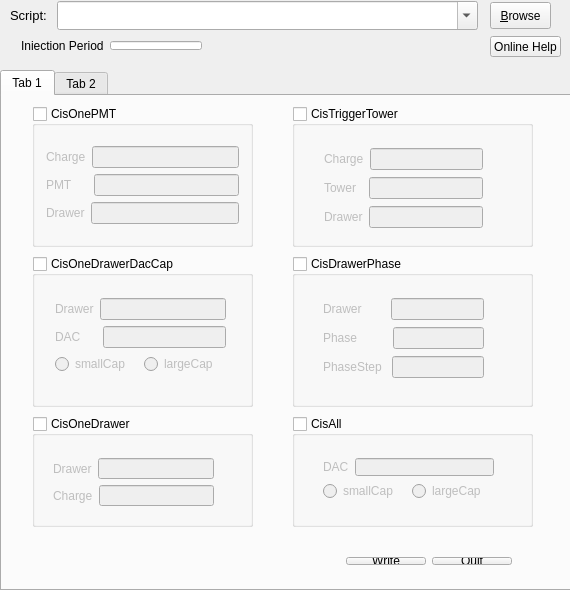
<ui version="4.0" >
 <class>TileCISPanel</class>
 <widget class="QWidget" name="TileCISPanel" >
  <property name="geometry" >
   <rect>
    <x>0</x>
    <y>0</y>
    <width>570</width>
    <height>590</height>
   </rect>
  </property>
  <property name="windowTitle" >
   <string>TileCISPanel</string>
  </property>
  <widget class="QTabWidget" name="tabCISPanel" >
   <property name="geometry" >
    <rect>
     <x>0</x>
     <y>70</y>
     <width>571</width>
     <height>521</height>
    </rect>
   </property>
   <property name="toolTip" >
    <string/>
   </property>
   <property name="currentIndex" >
    <number>0</number>
   </property>
   <widget class="QWidget" name="tab" >
    <attribute name="title" >
     <string>Tab 1</string>
    </attribute>
    <widget class="QGroupBox" name="groupOnePMT" >
     <property name="geometry" >
      <rect>
       <x>30</x>
       <y>10</y>
       <width>221</width>
       <height>141</height>
      </rect>
     </property>
     <property name="toolTip" >
      <string>Inject charge in a single PMT</string>
     </property>
     <property name="title" >
      <string>CisOnePMT</string>
     </property>
     <property name="checkable" >
      <bool>true</bool>
     </property>
     <property name="checked" >
      <bool>false</bool>
     </property>
     <layout class="QVBoxLayout" name="verticalLayout_12" >
      <item>
       <layout class="QVBoxLayout" name="verticalLayout_5" >
        <item>
         <layout class="QHBoxLayout" name="horizontalLayout_5" >
          <item>
           <widget class="QLabel" name="label" >
            <property name="text" >
             <string>Charge</string>
            </property>
           </widget>
          </item>
          <item>
           <widget class="QLineEdit" name="lineChargeOnePMT" >
            <property name="toolTip" >
             <string>Set the charge (0 - 800) pC</string>
            </property>
            <property name="layoutDirection" >
             <enum>Qt::RightToLeft</enum>
            </property>
            <property name="inputMask" >
             <string/>
            </property>
            <property name="cursorPosition" >
             <number>0</number>
            </property>
           </widget>
          </item>
         </layout>
        </item>
        <item>
         <layout class="QHBoxLayout" name="horizontalLayout_6" >
          <item>
           <widget class="QLabel" name="label_2" >
            <property name="text" >
             <string>PMT     </string>
            </property>
           </widget>
          </item>
          <item>
           <widget class="QLineEdit" name="linePMTOnePMT" >
            <property name="layoutDirection" >
             <enum>Qt::RightToLeft</enum>
            </property>
           </widget>
          </item>
         </layout>
        </item>
        <item>
         <layout class="QHBoxLayout" name="horizontalLayout_7" >
          <item>
           <widget class="QLabel" name="label_3" >
            <property name="text" >
             <string>Drawer</string>
            </property>
           </widget>
          </item>
          <item>
           <widget class="QLineEdit" name="lineDrawerOnePMT" >
            <property name="layoutDirection" >
             <enum>Qt::RightToLeft</enum>
            </property>
           </widget>
          </item>
         </layout>
        </item>
       </layout>
      </item>
     </layout>
    </widget>
    <widget class="QGroupBox" name="groupAll" >
     <property name="geometry" >
      <rect>
       <x>290</x>
       <y>320</y>
       <width>241</width>
       <height>111</height>
      </rect>
     </property>
     <property name="toolTip" >
      <string>Inject charge in all partition</string>
     </property>
     <property name="title" >
      <string>CisAll</string>
     </property>
     <property name="checkable" >
      <bool>true</bool>
     </property>
     <property name="checked" >
      <bool>false</bool>
     </property>
     <widget class="QWidget" name="layoutWidget" >
      <property name="geometry" >
       <rect>
        <x>20</x>
        <y>31</y>
        <width>193</width>
        <height>64</height>
       </rect>
      </property>
      <layout class="QVBoxLayout" name="verticalLayout_4" >
       <item>
        <layout class="QHBoxLayout" name="horizontalLayout" >
         <item>
          <widget class="QLabel" name="label_12" >
           <property name="text" >
            <string>DAC</string>
           </property>
          </widget>
         </item>
         <item>
          <widget class="QLineEdit" name="lineDACAll" >
           <property name="toolTip" >
            <string>Set the Charge in DAC Value (0-1023)</string>
           </property>
           <property name="layoutDirection" >
            <enum>Qt::RightToLeft</enum>
           </property>
          </widget>
         </item>
        </layout>
       </item>
       <item>
        <layout class="QHBoxLayout" name="horizontalLayout_17" >
         <item>
          <widget class="QRadioButton" name="radioButton_smallCapAll" >
           <property name="toolTip" >
            <string>Charge and Discharge in the 5.2pF Capacitor</string>
           </property>
           <property name="text" >
            <string>smallCap</string>
           </property>
          </widget>
         </item>
         <item>
          <widget class="QRadioButton" name="radioButton_largeCapAll" >
           <property name="toolTip" >
            <string>Charge and Discharge in the 100pF Capacitor</string>
           </property>
           <property name="text" >
            <string>largeCap</string>
           </property>
          </widget>
         </item>
        </layout>
       </item>
      </layout>
     </widget>
    </widget>
    <widget class="QGroupBox" name="groupOneDrawer" >
     <property name="geometry" >
      <rect>
       <x>30</x>
       <y>320</y>
       <width>221</width>
       <height>111</height>
      </rect>
     </property>
     <property name="toolTip" >
      <string>Inject charge in a drawer</string>
     </property>
     <property name="title" >
      <string>CisOneDrawer</string>
     </property>
     <property name="checkable" >
      <bool>true</bool>
     </property>
     <property name="checked" >
      <bool>false</bool>
     </property>
     <widget class="QWidget" name="layoutWidget_3" >
      <property name="geometry" >
       <rect>
        <x>10</x>
        <y>31</y>
        <width>183</width>
        <height>70</height>
       </rect>
      </property>
      <layout class="QVBoxLayout" name="verticalLayout_3" >
       <item>
        <layout class="QHBoxLayout" name="horizontalLayout_2" >
         <item>
          <widget class="QLabel" name="label_4" >
           <property name="text" >
            <string>Drawer</string>
           </property>
          </widget>
         </item>
         <item>
          <widget class="QLineEdit" name="lineDrawerOneDrawer" >
           <property name="layoutDirection" >
            <enum>Qt::RightToLeft</enum>
           </property>
          </widget>
         </item>
        </layout>
       </item>
       <item>
        <layout class="QHBoxLayout" name="horizontalLayout_3" >
         <item>
          <widget class="QLabel" name="label_5" >
           <property name="text" >
            <string>Charge</string>
           </property>
          </widget>
         </item>
         <item>
          <widget class="QLineEdit" name="lineChargeOneDrawer" >
           <property name="toolTip" >
            <string>Set the charge (0 - 800) pC</string>
           </property>
           <property name="layoutDirection" >
            <enum>Qt::RightToLeft</enum>
           </property>
          </widget>
         </item>
        </layout>
       </item>
      </layout>
     </widget>
    </widget>
    <widget class="QGroupBox" name="groupTriggerTower" >
     <property name="geometry" >
      <rect>
       <x>290</x>
       <y>10</y>
       <width>241</width>
       <height>141</height>
      </rect>
     </property>
     <property name="toolTip" >
      <string>Inject charge in a specific TriggerTower</string>
     </property>
     <property name="title" >
      <string>CisTriggerTower</string>
     </property>
     <property name="checkable" >
      <bool>true</bool>
     </property>
     <property name="checked" >
      <bool>false</bool>
     </property>
     <widget class="QWidget" name="layoutWidget" >
      <property name="geometry" >
       <rect>
        <x>21</x>
        <y>30</y>
        <width>181</width>
        <height>107</height>
       </rect>
      </property>
      <layout class="QVBoxLayout" name="verticalLayout_10" >
       <item>
        <layout class="QHBoxLayout" name="horizontalLayout_30" >
         <item>
          <widget class="QLabel" name="label_28" >
           <property name="text" >
            <string>Charge</string>
           </property>
          </widget>
         </item>
         <item>
          <widget class="QLineEdit" name="lineChargeTriggerTower" >
           <property name="toolTip" >
            <string>Set the charge (0 - 800) pC</string>
           </property>
           <property name="layoutDirection" >
            <enum>Qt::RightToLeft</enum>
           </property>
          </widget>
         </item>
        </layout>
       </item>
       <item>
        <layout class="QHBoxLayout" name="horizontalLayout_29" >
         <item>
          <widget class="QLabel" name="label_27" >
           <property name="text" >
            <string>Tower  </string>
           </property>
          </widget>
         </item>
         <item>
          <widget class="QLineEdit" name="lineTowerTriggerTower" >
           <property name="layoutDirection" >
            <enum>Qt::RightToLeft</enum>
           </property>
          </widget>
         </item>
        </layout>
       </item>
       <item>
        <layout class="QHBoxLayout" name="horizontalLayout_28" >
         <item>
          <widget class="QLabel" name="label_26" >
           <property name="text" >
            <string>Drawer</string>
           </property>
          </widget>
         </item>
         <item>
          <widget class="QLineEdit" name="lineDrawerTriggerTower" >
           <property name="layoutDirection" >
            <enum>Qt::RightToLeft</enum>
           </property>
          </widget>
         </item>
        </layout>
       </item>
      </layout>
     </widget>
    </widget>
    <widget class="QGroupBox" name="groupDrawerPhase" >
     <property name="geometry" >
      <rect>
       <x>290</x>
       <y>160</y>
       <width>241</width>
       <height>151</height>
      </rect>
     </property>
     <property name="toolTip" >
      <string>Sets the deskew2
of the 8 digitizers in a drawer</string>
     </property>
     <property name="title" >
      <string>CisDrawerPhase</string>
     </property>
     <property name="checkable" >
      <bool>true</bool>
     </property>
     <property name="checked" >
      <bool>false</bool>
     </property>
     <widget class="QWidget" name="layoutWidget" >
      <property name="geometry" >
       <rect>
        <x>20</x>
        <y>30</y>
        <width>183</width>
        <height>107</height>
       </rect>
      </property>
      <layout class="QVBoxLayout" name="verticalLayout_2" >
       <item>
        <layout class="QHBoxLayout" name="horizontalLayout_4" >
         <item>
          <widget class="QLabel" name="label_31" >
           <property name="text" >
            <string>Drawer       </string>
           </property>
          </widget>
         </item>
         <item>
          <widget class="QLineEdit" name="lineDrawerDrawerPhase" >
           <property name="layoutDirection" >
            <enum>Qt::RightToLeft</enum>
           </property>
          </widget>
         </item>
        </layout>
       </item>
       <item>
        <layout class="QHBoxLayout" name="horizontalLayout_14" >
         <item>
          <widget class="QLabel" name="label_32" >
           <property name="text" >
            <string>Phase         </string>
           </property>
          </widget>
         </item>
         <item>
          <widget class="QLineEdit" name="linePhaseDrawerPhase" >
           <property name="layoutDirection" >
            <enum>Qt::RightToLeft</enum>
           </property>
          </widget>
         </item>
        </layout>
       </item>
       <item>
        <layout class="QHBoxLayout" name="horizontalLayout_13" >
         <item>
          <widget class="QLabel" name="label_33" >
           <property name="text" >
            <string>PhaseStep </string>
           </property>
          </widget>
         </item>
         <item>
          <widget class="QLineEdit" name="linePhaseStepDrawerPhase" >
           <property name="layoutDirection" >
            <enum>Qt::RightToLeft</enum>
           </property>
          </widget>
         </item>
        </layout>
       </item>
      </layout>
     </widget>
    </widget>
    <widget class="QGroupBox" name="groupOneDrawerDacCap" >
     <property name="geometry" >
      <rect>
       <x>30</x>
       <y>160</y>
       <width>221</width>
       <height>151</height>
      </rect>
     </property>
     <property name="toolTip" >
      <string>Inject charge in a single drawer.
Amount of charge is configured by setting DAC instead of charge.</string>
     </property>
     <property name="title" >
      <string>CisOneDrawerDacCap</string>
     </property>
     <property name="checkable" >
      <bool>true</bool>
     </property>
     <property name="checked" >
      <bool>false</bool>
     </property>
     <widget class="QWidget" name="layoutWidget" >
      <property name="geometry" >
       <rect>
        <x>12</x>
        <y>31</y>
        <width>193</width>
        <height>101</height>
       </rect>
      </property>
      <layout class="QVBoxLayout" name="verticalLayout" >
       <item>
        <layout class="QHBoxLayout" name="horizontalLayout_12" >
         <item>
          <widget class="QLabel" name="label_7" >
           <property name="text" >
            <string>Drawer</string>
           </property>
          </widget>
         </item>
         <item>
          <widget class="QLineEdit" name="lineDrawerOneDrawerDacCap" >
           <property name="layoutDirection" >
            <enum>Qt::RightToLeft</enum>
           </property>
          </widget>
         </item>
        </layout>
       </item>
       <item>
        <layout class="QHBoxLayout" name="horizontalLayout_15" >
         <item>
          <widget class="QLabel" name="label_34" >
           <property name="text" >
            <string>DAC     </string>
           </property>
          </widget>
         </item>
         <item>
          <widget class="QLineEdit" name="lineDACOneDrawerDacCap" >
           <property name="toolTip" >
            <string>Set the Charge in DAC Value (0-1023)</string>
           </property>
           <property name="layoutDirection" >
            <enum>Qt::RightToLeft</enum>
           </property>
          </widget>
         </item>
        </layout>
       </item>
       <item>
        <layout class="QHBoxLayout" name="horizontalLayout_16" >
         <item>
          <widget class="QRadioButton" name="radioButton_smallCapOneDrawerDacCap" >
           <property name="toolTip" >
            <string>Charge and Discharge in the 5.2pF Capacitor
</string>
           </property>
           <property name="text" >
            <string>smallCap</string>
           </property>
          </widget>
         </item>
         <item>
          <widget class="QRadioButton" name="radioButton_largeCapOneDrawerDacCap" >
           <property name="toolTip" >
            <string>Charge and Discharge in the 100pF Capacitor</string>
           </property>
           <property name="text" >
            <string>largeCap</string>
           </property>
          </widget>
         </item>
        </layout>
       </item>
      </layout>
     </widget>
    </widget>
    <widget class="QWidget" name="layoutWidget" >
     <property name="geometry" >
      <rect>
       <x>20</x>
       <y>450</y>
       <width>501</width>
       <height>30</height>
      </rect>
     </property>
     <layout class="QHBoxLayout" name="horizontalLayout_25" >
      <item>
       <spacer name="horizontalSpacer" >
        <property name="orientation" >
         <enum>Qt::Horizontal</enum>
        </property>
        <property name="sizeHint" stdset="0" >
         <size>
          <width>318</width>
          <height>20</height>
         </size>
        </property>
       </spacer>
      </item>
      <item>
       <widget class="QPushButton" name="okButton" >
        <property name="text" >
         <string>&amp;Write</string>
        </property>
       </widget>
      </item>
      <item>
       <widget class="QPushButton" name="cancelButton" >
        <property name="text" >
         <string>&amp;Quit</string>
        </property>
       </widget>
      </item>
     </layout>
    </widget>
   </widget>
   <widget class="QWidget" name="tab_2" >
    <attribute name="title" >
     <string>Tab 2</string>
    </attribute>
    <widget class="QGroupBox" name="groupL1RoI" >
     <property name="geometry" >
      <rect>
       <x>10</x>
       <y>10</y>
       <width>241</width>
       <height>181</height>
      </rect>
     </property>
     <property name="toolTip" >
      <string>Inject charge in a concentric region of eta-phi</string>
     </property>
     <property name="title" >
      <string>CisL1RoI</string>
     </property>
     <property name="flat" >
      <bool>false</bool>
     </property>
     <property name="checkable" >
      <bool>true</bool>
     </property>
     <property name="checked" >
      <bool>false</bool>
     </property>
     <widget class="QWidget" name="layoutWidget" >
      <property name="geometry" >
       <rect>
        <x>12</x>
        <y>30</y>
        <width>191</width>
        <height>144</height>
       </rect>
      </property>
      <layout class="QVBoxLayout" name="verticalLayout_7" >
       <item>
        <layout class="QHBoxLayout" name="horizontalLayout_20" >
         <item>
          <widget class="QLabel" name="label_20" >
           <property name="text" >
            <string>Phi                </string>
           </property>
          </widget>
         </item>
         <item>
          <widget class="QLineEdit" name="linePhiL1RoI" >
           <property name="layoutDirection" >
            <enum>Qt::RightToLeft</enum>
           </property>
          </widget>
         </item>
        </layout>
       </item>
       <item>
        <layout class="QHBoxLayout" name="horizontalLayout_21" >
         <item>
          <widget class="QLabel" name="label_21" >
           <property name="text" >
            <string>Eta               </string>
           </property>
          </widget>
         </item>
         <item>
          <widget class="QLineEdit" name="lineEtaL1RoI" >
           <property name="layoutDirection" >
            <enum>Qt::RightToLeft</enum>
           </property>
          </widget>
         </item>
        </layout>
       </item>
       <item>
        <layout class="QHBoxLayout" name="horizontalLayout_22" >
         <item>
          <widget class="QLabel" name="label_22" >
           <property name="text" >
            <string>ChargeIso    </string>
           </property>
          </widget>
         </item>
         <item>
          <widget class="QLineEdit" name="lineChargeIsoL1RoI" >
           <property name="toolTip" >
            <string>Set the charge (0 - 800) pC</string>
           </property>
           <property name="layoutDirection" >
            <enum>Qt::RightToLeft</enum>
           </property>
          </widget>
         </item>
        </layout>
       </item>
       <item>
        <layout class="QHBoxLayout" name="horizontalLayout_19" >
         <item>
          <widget class="QLabel" name="label_23" >
           <property name="text" >
            <string>ChargeCore </string>
           </property>
          </widget>
         </item>
         <item>
          <widget class="QLineEdit" name="lineChargeCoreL1RoI" >
           <property name="toolTip" >
            <string>Set the charge (0 - 800) pC</string>
           </property>
           <property name="layoutDirection" >
            <enum>Qt::RightToLeft</enum>
           </property>
          </widget>
         </item>
        </layout>
       </item>
      </layout>
     </widget>
    </widget>
    <widget class="QGroupBox" name="groupPMTScan" >
     <property name="geometry" >
      <rect>
       <x>10</x>
       <y>200</y>
       <width>241</width>
       <height>121</height>
      </rect>
     </property>
     <property name="toolTip" >
      <string>Inject charge in the nth PMT of each TriggerTower continuously</string>
     </property>
     <property name="title" >
      <string>CisPMTScan</string>
     </property>
     <property name="checkable" >
      <bool>true</bool>
     </property>
     <property name="checked" >
      <bool>false</bool>
     </property>
     <widget class="QWidget" name="layoutWidget" >
      <property name="geometry" >
       <rect>
        <x>10</x>
        <y>34</y>
        <width>191</width>
        <height>70</height>
       </rect>
      </property>
      <layout class="QVBoxLayout" name="verticalLayout_9" >
       <item>
        <layout class="QHBoxLayout" name="horizontalLayout_23" >
         <item>
          <widget class="QLabel" name="label_24" >
           <property name="text" >
            <string>Charge</string>
           </property>
          </widget>
         </item>
         <item>
          <widget class="QLineEdit" name="lineChargePMTScan" >
           <property name="toolTip" >
            <string>Set the charge (0 - 800) pC</string>
           </property>
           <property name="layoutDirection" >
            <enum>Qt::RightToLeft</enum>
           </property>
          </widget>
         </item>
        </layout>
       </item>
       <item>
        <layout class="QHBoxLayout" name="horizontalLayout_18" >
         <item>
          <widget class="QLabel" name="label_25" >
           <property name="text" >
            <string>Injection Step  </string>
           </property>
          </widget>
         </item>
         <item>
          <widget class="QLineEdit" name="lineStepPMTScan" >
           <property name="layoutDirection" >
            <enum>Qt::RightToLeft</enum>
           </property>
          </widget>
         </item>
        </layout>
       </item>
      </layout>
     </widget>
    </widget>
    <widget class="QGroupBox" name="groupSimpleJet" >
     <property name="geometry" >
      <rect>
       <x>270</x>
       <y>10</y>
       <width>281</width>
       <height>231</height>
      </rect>
     </property>
     <property name="toolTip" >
      <string>Inject charge in concentric rings
with the charge in each ring
being reduced by a certain power</string>
     </property>
     <property name="title" >
      <string>CisSimpleJet</string>
     </property>
     <property name="checkable" >
      <bool>true</bool>
     </property>
     <property name="checked" >
      <bool>false</bool>
     </property>
     <widget class="QWidget" name="layoutWidget" >
      <property name="geometry" >
       <rect>
        <x>11</x>
        <y>30</y>
        <width>187</width>
        <height>181</height>
       </rect>
      </property>
      <layout class="QVBoxLayout" name="verticalLayout_6" >
       <item>
        <layout class="QHBoxLayout" name="horizontalLayout_8" >
         <item>
          <widget class="QLabel" name="label_17" >
           <property name="text" >
            <string>maxCharge </string>
           </property>
          </widget>
         </item>
         <item>
          <widget class="QLineEdit" name="linemaxChargeSimpleJet" >
           <property name="toolTip" >
            <string>Set the charge (0 - 800) pC</string>
           </property>
           <property name="layoutDirection" >
            <enum>Qt::RightToLeft</enum>
           </property>
          </widget>
         </item>
        </layout>
       </item>
       <item>
        <layout class="QHBoxLayout" name="horizontalLayout_24" >
         <item>
          <widget class="QLabel" name="label_18" >
           <property name="text" >
            <string>Eta               </string>
           </property>
          </widget>
         </item>
         <item>
          <widget class="QLineEdit" name="lineEtaSimpleJet" >
           <property name="layoutDirection" >
            <enum>Qt::RightToLeft</enum>
           </property>
          </widget>
         </item>
        </layout>
       </item>
       <item>
        <layout class="QHBoxLayout" name="horizontalLayout_27" >
         <item>
          <widget class="QLabel" name="label_19" >
           <property name="text" >
            <string>Phi              </string>
           </property>
          </widget>
         </item>
         <item>
          <widget class="QLineEdit" name="linePhiSimpleJet" >
           <property name="layoutDirection" >
            <enum>Qt::RightToLeft</enum>
           </property>
          </widget>
         </item>
        </layout>
       </item>
       <item>
        <layout class="QHBoxLayout" name="horizontalLayout_31" >
         <item>
          <widget class="QLabel" name="label_29" >
           <property name="text" >
            <string>nRings        </string>
           </property>
          </widget>
         </item>
         <item>
          <widget class="QLineEdit" name="linenRingsSimpleJet" >
           <property name="layoutDirection" >
            <enum>Qt::RightToLeft</enum>
           </property>
          </widget>
         </item>
        </layout>
       </item>
       <item>
        <layout class="QHBoxLayout" name="horizontalLayout_32" >
         <item>
          <widget class="QLabel" name="label_30" >
           <property name="text" >
            <string>Power         </string>
           </property>
          </widget>
         </item>
         <item>
          <widget class="QLineEdit" name="linePowerSimpleJet" >
           <property name="layoutDirection" >
            <enum>Qt::RightToLeft</enum>
           </property>
          </widget>
         </item>
        </layout>
       </item>
      </layout>
     </widget>
    </widget>
    <widget class="QGroupBox" name="groupEnergyScan" >
     <property name="geometry" >
      <rect>
       <x>270</x>
       <y>250</y>
       <width>281</width>
       <height>191</height>
      </rect>
     </property>
     <property name="toolTip" >
      <string/>
     </property>
     <property name="title" >
      <string>CisEnergyScan</string>
     </property>
     <property name="checkable" >
      <bool>true</bool>
     </property>
     <property name="checked" >
      <bool>false</bool>
     </property>
     <widget class="QWidget" name="layoutWidget" >
      <property name="geometry" >
       <rect>
        <x>13</x>
        <y>34</y>
        <width>258</width>
        <height>144</height>
       </rect>
      </property>
      <layout class="QVBoxLayout" name="verticalLayout_8" >
       <item>
        <layout class="QHBoxLayout" name="horizontalLayout_10" >
         <item>
          <widget class="QLabel" name="label_6" >
           <property name="text" >
            <string>Charge Step</string>
           </property>
          </widget>
         </item>
         <item>
          <widget class="QLineEdit" name="lineEnergyStepEnergyScan" >
           <property name="toolTip" >
            <string>Set the Charge in DAC Value (0-1023)
 Input Format: charge1,charge2,...,chargen</string>
           </property>
           <property name="layoutDirection" >
            <enum>Qt::RightToLeft</enum>
           </property>
          </widget>
         </item>
        </layout>
       </item>
       <item>
        <layout class="QHBoxLayout" name="horizontalLayout_9" >
         <item>
          <widget class="QLabel" name="label_8" >
           <property name="text" >
            <string>Injection Step</string>
           </property>
          </widget>
         </item>
         <item>
          <widget class="QLineEdit" name="lineEventStepEnergyScan" >
           <property name="toolTip" >
            <string>Set the Steps for each charge
Format Input: step1,step2,...,stepn</string>
           </property>
           <property name="layoutDirection" >
            <enum>Qt::RightToLeft</enum>
           </property>
          </widget>
         </item>
        </layout>
       </item>
       <item>
        <layout class="QHBoxLayout" name="horizontalLayout_35" >
         <item>
          <widget class="QLabel" name="label_13" >
           <property name="text" >
            <string>smallCap</string>
           </property>
          </widget>
         </item>
         <item>
          <widget class="QLineEdit" name="linesmallCapEnergyScan" >
           <property name="toolTip" >
            <string>Format Input: boolean,boolean,...,boolean</string>
           </property>
           <property name="layoutDirection" >
            <enum>Qt::RightToLeft</enum>
           </property>
          </widget>
         </item>
        </layout>
       </item>
       <item>
        <layout class="QHBoxLayout" name="horizontalLayout_36" >
         <item>
          <widget class="QLabel" name="label_14" >
           <property name="text" >
            <string>largeCap</string>
           </property>
          </widget>
         </item>
         <item>
          <widget class="QLineEdit" name="linelargeCapEnergyScan" >
           <property name="toolTip" >
            <string>Format Input: boolean,boolean,...,boolean</string>
           </property>
           <property name="layoutDirection" >
            <enum>Qt::RightToLeft</enum>
           </property>
          </widget>
         </item>
        </layout>
       </item>
      </layout>
     </widget>
    </widget>
    <widget class="QGroupBox" name="groupPipeline" >
     <property name="geometry" >
      <rect>
       <x>10</x>
       <y>340</y>
       <width>241</width>
       <height>61</height>
      </rect>
     </property>
     <property name="toolTip" >
      <string>Sets the pipeline for the partition</string>
     </property>
     <property name="title" >
      <string>CISPipe</string>
     </property>
     <property name="checkable" >
      <bool>true</bool>
     </property>
     <property name="checked" >
      <bool>false</bool>
     </property>
     <widget class="QWidget" name="layoutWidget" >
      <property name="geometry" >
       <rect>
        <x>11</x>
        <y>21</y>
        <width>161</width>
        <height>31</height>
       </rect>
      </property>
      <layout class="QHBoxLayout" name="horizontalLayout_33" >
       <item>
        <widget class="QLabel" name="label_9" >
         <property name="text" >
          <string>Pipe</string>
         </property>
        </widget>
       </item>
       <item>
        <widget class="QLineEdit" name="linePipePipeline" >
         <property name="layoutDirection" >
          <enum>Qt::RightToLeft</enum>
         </property>
        </widget>
       </item>
      </layout>
     </widget>
    </widget>
    <widget class="QWidget" name="layoutWidget" >
     <property name="geometry" >
      <rect>
       <x>20</x>
       <y>450</y>
       <width>501</width>
       <height>30</height>
      </rect>
     </property>
     <layout class="QHBoxLayout" name="horizontalLayout_26" >
      <item>
       <spacer name="horizontalSpacer_2" >
        <property name="orientation" >
         <enum>Qt::Horizontal</enum>
        </property>
        <property name="sizeHint" stdset="0" >
         <size>
          <width>334</width>
          <height>24</height>
         </size>
        </property>
       </spacer>
      </item>
      <item>
       <widget class="QPushButton" name="okButton2" >
        <property name="text" >
         <string>&amp;Write</string>
        </property>
       </widget>
      </item>
      <item>
       <widget class="QPushButton" name="cancelButton2" >
        <property name="text" >
         <string>&amp;Quit</string>
        </property>
       </widget>
      </item>
     </layout>
    </widget>
   </widget>
  </widget>
  <widget class="QPushButton" name="browseButton" >
   <property name="geometry" >
    <rect>
     <x>490</x>
     <y>2</y>
     <width>61</width>
     <height>27</height>
    </rect>
   </property>
   <property name="toolTip" >
    <string>Click here to select the python script</string>
   </property>
   <property name="text" >
    <string>&amp;Browse</string>
   </property>
  </widget>
  <widget class="QComboBox" name="directoryComboBox" >
   <property name="enabled" >
    <bool>true</bool>
   </property>
   <property name="geometry" >
    <rect>
     <x>57</x>
     <y>1</y>
     <width>421</width>
     <height>29</height>
    </rect>
   </property>
   <property name="editable" >
    <bool>true</bool>
   </property>
  </widget>
  <widget class="QLabel" name="label_10" >
   <property name="geometry" >
    <rect>
     <x>10</x>
     <y>1</y>
     <width>51</width>
     <height>29</height>
    </rect>
   </property>
   <property name="font" >
    <font>
     <pointsize>10</pointsize>
    </font>
   </property>
   <property name="text" >
    <string>Script:</string>
   </property>
  </widget>
  <widget class="QWidget" name="layoutWidget" >
   <property name="geometry" >
    <rect>
     <x>10</x>
     <y>30</y>
     <width>203</width>
     <height>31</height>
    </rect>
   </property>
   <layout class="QHBoxLayout" name="horizontalLayout_34" >
    <item>
     <widget class="QLabel" name="label_11" >
      <property name="text" >
       <string>Injection Period</string>
      </property>
     </widget>
    </item>
    <item>
     <widget class="QLineEdit" name="lineInjectionPeriod" >
      <property name="toolTip" >
       <string>Set the Injection Period</string>
      </property>
      <property name="layoutDirection" >
       <enum>Qt::LeftToRight</enum>
      </property>
      <property name="alignment" >
       <set>Qt::AlignRight|Qt::AlignTrailing|Qt::AlignVCenter</set>
      </property>
     </widget>
    </item>
   </layout>
  </widget>
  <widget class="QPushButton" name="helpButton" >
   <property name="geometry" >
    <rect>
     <x>490</x>
     <y>36</y>
     <width>71</width>
     <height>21</height>
    </rect>
   </property>
   <property name="toolTip" >
    <string>Online Help</string>
   </property>
   <property name="text" >
    <string>Online Help</string>
   </property>
   <property name="iconSize" >
    <size>
     <width>34</width>
     <height>34</height>
    </size>
   </property>
  </widget>
 </widget>
 <layoutdefault spacing="6" margin="11" />
 <pixmapfunction>qPixmapFromMimeSource</pixmapfunction>
 <tabstops>
  <tabstop>directoryComboBox</tabstop>
  <tabstop>browseButton</tabstop>
  <tabstop>helpButton</tabstop>
  <tabstop>lineInjectionPeriod</tabstop>
  <tabstop>tabCISPanel</tabstop>
  <tabstop>groupOnePMT</tabstop>
  <tabstop>lineChargeOnePMT</tabstop>
  <tabstop>linePMTOnePMT</tabstop>
  <tabstop>lineDrawerOnePMT</tabstop>
  <tabstop>groupOneDrawerDacCap</tabstop>
  <tabstop>lineDrawerOneDrawerDacCap</tabstop>
  <tabstop>lineDACOneDrawerDacCap</tabstop>
  <tabstop>radioButton_smallCapOneDrawerDacCap</tabstop>
  <tabstop>radioButton_largeCapOneDrawerDacCap</tabstop>
  <tabstop>groupOneDrawer</tabstop>
  <tabstop>lineDrawerOneDrawer</tabstop>
  <tabstop>lineChargeOneDrawer</tabstop>
  <tabstop>groupTriggerTower</tabstop>
  <tabstop>lineChargeTriggerTower</tabstop>
  <tabstop>lineTowerTriggerTower</tabstop>
  <tabstop>lineDrawerTriggerTower</tabstop>
  <tabstop>groupDrawerPhase</tabstop>
  <tabstop>lineDrawerDrawerPhase</tabstop>
  <tabstop>linePhaseDrawerPhase</tabstop>
  <tabstop>linePhaseStepDrawerPhase</tabstop>
  <tabstop>groupAll</tabstop>
  <tabstop>lineDACAll</tabstop>
  <tabstop>radioButton_smallCapAll</tabstop>
  <tabstop>radioButton_largeCapAll</tabstop>
  <tabstop>okButton</tabstop>
  <tabstop>cancelButton</tabstop>
  <tabstop>groupL1RoI</tabstop>
  <tabstop>linePhiL1RoI</tabstop>
  <tabstop>lineEtaL1RoI</tabstop>
  <tabstop>lineChargeIsoL1RoI</tabstop>
  <tabstop>lineChargeCoreL1RoI</tabstop>
  <tabstop>groupPMTScan</tabstop>
  <tabstop>lineChargePMTScan</tabstop>
  <tabstop>lineStepPMTScan</tabstop>
  <tabstop>groupSimpleJet</tabstop>
  <tabstop>linemaxChargeSimpleJet</tabstop>
  <tabstop>lineEtaSimpleJet</tabstop>
  <tabstop>linePhiSimpleJet</tabstop>
  <tabstop>linenRingsSimpleJet</tabstop>
  <tabstop>linePowerSimpleJet</tabstop>
  <tabstop>groupEnergyScan</tabstop>
  <tabstop>lineEnergyStepEnergyScan</tabstop>
  <tabstop>lineEventStepEnergyScan</tabstop>
  <tabstop>linesmallCapEnergyScan</tabstop>
  <tabstop>linelargeCapEnergyScan</tabstop>
  <tabstop>groupPipeline</tabstop>
  <tabstop>linePipePipeline</tabstop>
  <tabstop>okButton2</tabstop>
  <tabstop>cancelButton2</tabstop>
 </tabstops>
 <resources/>
 <connections/>
</ui>
